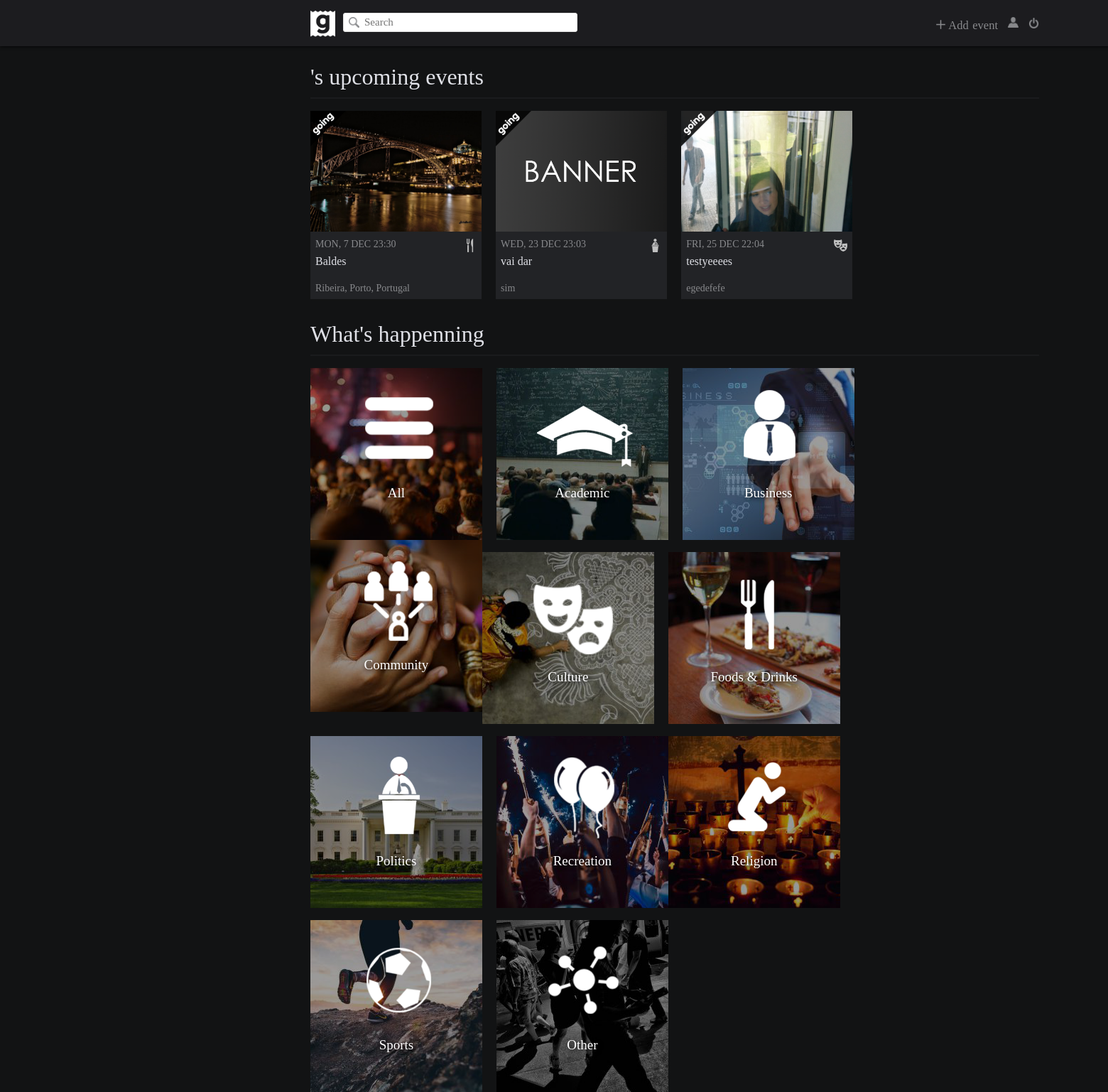
The app's page /pages/main.php (signed in), older data.
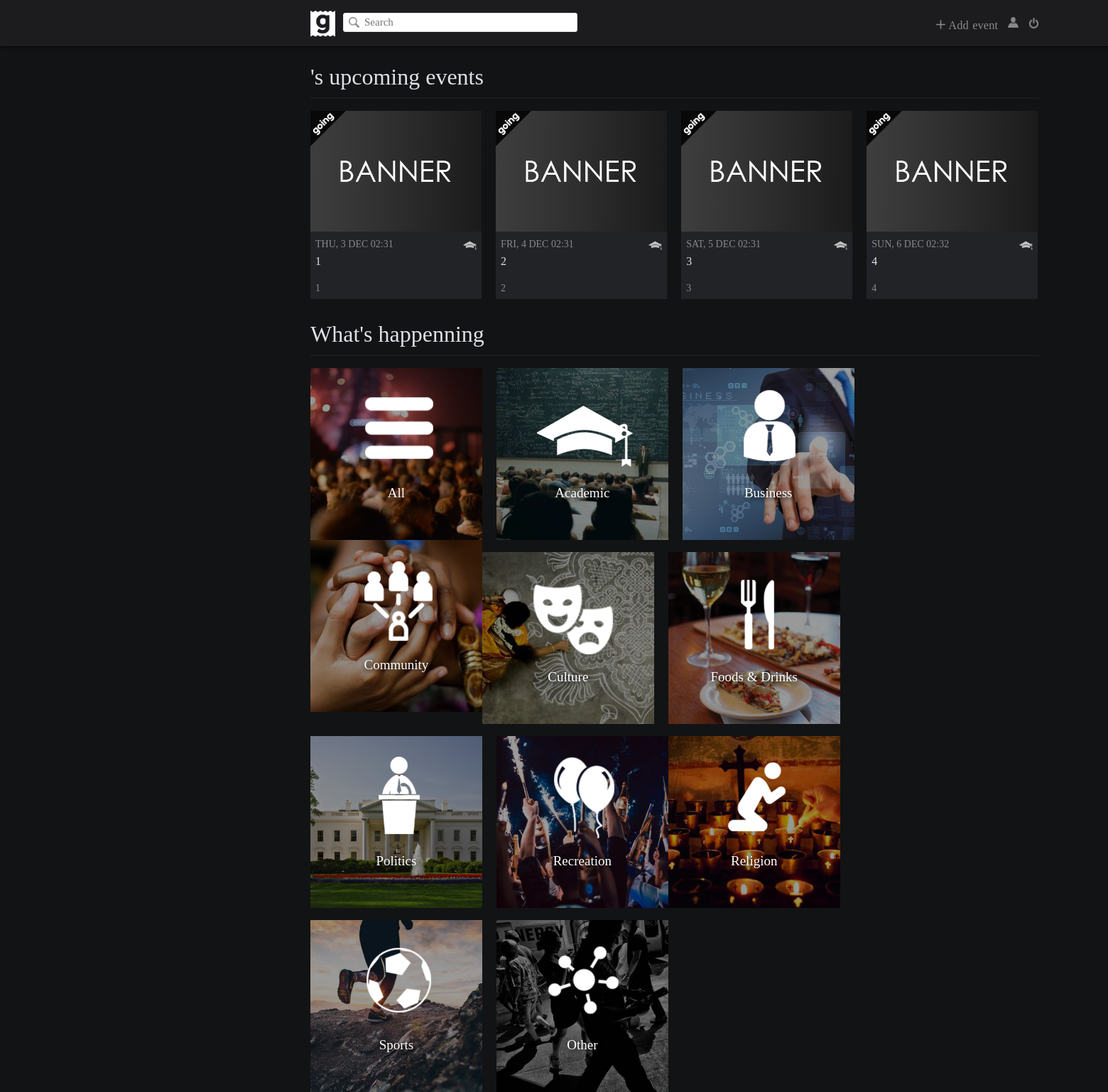
The same page, newer data.
### tables this page shows
CREATE TABLE Events (
	eventID INTEGER PRIMARY KEY AUTOINCREMENT,
	host TEXT NOT NULL,
	banner TEXT,
	name TEXT NOT NULL,
	eventDate DATE NOT NULL,
	location TEXT NOT NULL,
	description TEXT,
	private BOOLEAN,
	type TEXT NOT NULL
);

### database/upcomingevents.php (called while the page is built, shortened)
<?php
    include_once('connection_external.php');
    include('utilities.php');
    function sortFunction( $a, $b ) {
	    return strtotime($a['eventDate']) - strtotime($b['eventDate']);
	}
	function getUserUpcomingEvents() {
		global $db;
		$stmt = $db->prepare('SELECT * FROM EventGuests WHERE userID = ? AND status = ?');
		$stmt->execute(array($_SESSION['userID'], "going"));
		$events = $stmt->fetchAll();
	  	$upcoming_events = array();
		if (!empty($events)) {
			$today = date("Y-m-d H:i");
			foreach ($events as $event) {
				$event_info = getEventByID($event['eventID']);
				if ($event_info['eventDate'] > $today)
					$upcoming_events[] = $event_info;
			}
		}
		usort($upcoming_events, "sortFunction");
		return $upcoming_events;
	}
?>

### database/utilities.php (called while the page is built, shortened)
<?php
	function getEventByID($event_id) {
		global $db;
		$stmt = $db->prepare('SELECT * FROM Events WHERE eventID = ?');
		$stmt->execute(array($event_id));
		return $stmt->fetch();
	}
?>

### pages/main.php (the view, shortened to what this page needs)
	<link rel="stylesheet" href="css/main.css">
	<link rel="stylesheet" href="css/navbar.css">
</head>
<body>
	<?php include('navbar.php') ?>
  	<div id="user-upcoming-events-container">
  		<div id="upcoming-events-title"><?= $_SESSION['username'] ?>'s upcoming events</div>
  		<div class="line-divisor"></div>
		<?php
			include('database/upcomingevents.php');
			$upcoming_events = getUserUpcomingEvents();
			if (empty($upcoming_events))
				echo '<div class="no-upcoming-events">You have no upcoming events.<br><font size ="4px">Check in to some events.</font></div>';
			else
				foreach (array_slice($upcoming_events, 0, 4) as $event) {
		?>
		<div class="event-container">
			<div class="event-banner" style='background: url("<?php echo $event['banner']?>") 50% 50% no-repeat; background-size: cover;'>
				<div class="going-label"><img src="../images/goingLabel.png" height="50" width="50"></div>
			</div>
			<div class="event-type"><img src="../images/<?php echo $event['type']?>.png" height="19" width="19" title="<?php echo $event['type']?>"></div>
			<div class="event-date"><?php echo strtoupper(date("D, j M H:i", strtotime($event['eventDate'])))?></div>
			<div class="event-name"><a href="../index.php?page=event&id=<?php echo $event['eventID'] ?>"><?php echo $event['name'] ?></a></div>
			<div class="event-location"><?php echo $event['location'] ?></div>
		</div>
		<?php } ?>
  	</div>
  	<div id="upcoming-events-container">
  		<div id="all-events-title">What's happenning</div>
  		<div class="line-divisor"></div>
  		<div class="type-images" style='background: url("../images/allevents.png") 50% 50% no-repeat;'><a href="">All</a></div>
  		<div class="type-images" style='background: url("../images/academicevent.png") 50% 50% no-repeat;'><a href="">Academic</a></div>
  		<div class="type-images" style='background: url("../images/businessevent.png") 50% 50% no-repeat;'><a href="">Business</a></div>
  		<div class="type-images" style='background: url("../images/communityevent.png") 50% 50% no-repeat;'><a href="">Community</a></div>
  		<div class="type-images" style='background: url("../images/cultureevent.png") 50% 50% no-repeat;'><a href="">Culture</a></div>
  		<div class="type-images" style='background: url("../images/eatingevent.png") 50% 50% no-repeat;'><a href="">Foods & Drinks</a></div>
  		<div class="type-images" style='background: url("../images/politicevent.png") 50% 50% no-repeat;'><a href="">Politics</a></div>
  		<div class="type-images" style='background: url("../images/Recreationevent.png") 50% 50% no-repeat;'><a href="">Recreation</a></div>
  		<div class="type-images" style='background: url("../images/religiousevent.png") 50% 50% no-repeat;'><a href="">Religion</a></div>
  		<div class="type-images" style='background: url("../images/sportsevent.png") 50% 50% no-repeat;'><a href="">Sports</a></div>
  		<div class="type-images" style='background: url("../images/otherevent.png") 50% 50% no-repeat;'><a href="">Other</a></div>
  	</div>

### pages/navbar.php (shortened to what this page needs)
<div id="header">
	<a href="../index.php?page=main"><img id="site-logo" src="../images/logas.png" alt="Site logo" height="37" width="35"></a>
	<form id="search-bar" action="../index.php?page=main" method="post">
		<input id="search-box" type="text" placeholder="Search">
	</form>
	<a id="logout-button" href="../database/logout.php"><img  src="../images/logout.png" alt="Logout" height="15" width="15" title="Logout"></a>
	<a id="username" href="#"><img  src="../images/user.png" alt="Logout" height="15" width="15"> <?= $_SESSION['username'] ?></a>
	<div id="add-event-button"><img  src="../images/addEvent.png" alt="Logout" height="13" width="13"> Add event</div>
 	</div>

### css/main.css (style rules this page uses)
#user-upcoming-events-container { width: 54%; height: 345px; position: relative; left: 23%; margin-top: 25px; z-index: 3; }
#upcoming-events-title, #all-events-title { color: #DFE0E6; font-family: 'Proxima Nova Light'; font-size: 32px; }
.line-divisor { background-color: #1A1B1D; width: 100%; height: 2px; margin-top: 10px; margin-bottom: 17px; }
.event-container { position: relative; background-color: #222326; width: 23.5%; height: 265px; white-space: nowrap; float: left; }
.event-container:not(:nth-child(4n+2)) { margin-right: 20px; }
.event-banner { width: 100%; height: 170px; }
.event-type { position: absolute; float: right; margin-left: 215px; margin-top: 10px; }
.event-date { font-family: 'Proxima Nova Light'; font-size: 14px; color: #88898C; padding: 7px; padding-top: 10px; }
.event-name { white-space: normal; overflow: hidden; }
.event-name a { font-size: 16px; padding-left: 7px; padding-right: 7px; color: #DFE0E6; height: 34px; overflow: hidden; text-decoration: none; }
.event-location { font-family: 'Proxima Nova Light'; font-size: 14px; color: #88898C; padding-left: 7px; padding-top: 21px; padding-right: 7px; overflow: hidden; text-overflow: ellipsis; }
#upcoming-events-container { width: 54%; height: 345px; position: relative; left: 23%; margin-top: 17px; z-index: 3; margin-bottom: 26%; }
.type-images { position: relative; float: left; background-size: contain; width: 241.9px; height: 241.9px; text-align: center; cursor: pointer; }
.type-images:nth-child(n+7) { margin-top: 17px; }
.type-images:not(:nth-child(4n+2)) { margin-right: 20px; }
.type-images a { font-family: 'Proxima Nova Light'; font-size: 19px; text-decoration: none; color: white; display:inline-block; margin-top: 165px; text-shadow: 2px 2px 6px rgba(0, 0, 0, 1); }

### css/navbar.css (style rules this page uses)
html, body { font-family: 'Proxima Nova'; height: 100%; width: 100%; min-width: 1900px; margin: auto; padding: 0; background-color: #121314; display: none; }
#header { position: relative; top: 0px; left: 0px; width: 100%; background-color: #1C1C1F; height: 65px; overflow: hidden; z-index: 1000; box-shadow: 0px 0px 5px black; }
#logout-button { margin-top: 24.5px; float: right; position: relative; right: 23%; z-index: 1; color: #88898C; text-decoration: none; font-size: 17px; }
#add-event-button { margin-top: 25.5px; margin-right: 14px; float: right; position: relative; right: 23%; z-index: 1; color: #88898C; text-decoration: none; font-size: 16.5px; cursor: pointer; word-spacing: 1.5px; }
#username { position: relative; float: right; right: 23%; color: #88898C; margin-top: 23.5px; margin-right: 14px; text-decoration: none; z-index: 1; font-size: 16.5px; word-spacing: 2.5px; }
#site-logo { margin-top: 15px; margin-right: 9px; float: left; position: relative; left: 23%; }
#search-bar { float: left; position: relative; left: 23%; margin-top: 17.5px; margin-left: 2px; z-index: 2; }
#search-box { height: 27px; width: 330px; top: 50%; padding-left: 9px; border-width: thin; font-size: 15px; font-weight: 400; font-family: 'Proxima Nova'; border: solid 1px #E3E3E3; border-radius: 3px; background-image: url("../images/mglass.png"); background-size: 15px 15px; background-position: left center; background-position: 7px; background-repeat: no-repeat; text-indent: 20px; }

Row changes from the older to the newer data that the page shows:
removed events: banner (picture), type (picture), eventDate "MON, 7 DEC 23:30", name "Baldes", location "Ribeira, Porto, Portugal"
removed events: banner (picture), type (picture), eventDate "WED, 23 DEC 23:03", name "vai dar", location "sim"
removed events: banner (picture), type (picture), eventDate "FRI, 25 DEC 22:04", name "testyeeees", location "egedefefe"
added events: banner (picture), type (picture), eventDate "THU, 3 DEC 02:31", name "1", location "1"
added events: banner (picture), type (picture), eventDate "FRI, 4 DEC 02:31", name "2", location "2"
added events: banner (picture), type (picture), eventDate "SAT, 5 DEC 02:31", name "3", location "3"
added events: banner (picture), type (picture), eventDate "SUN, 6 DEC 02:32", name "4", location "4"
